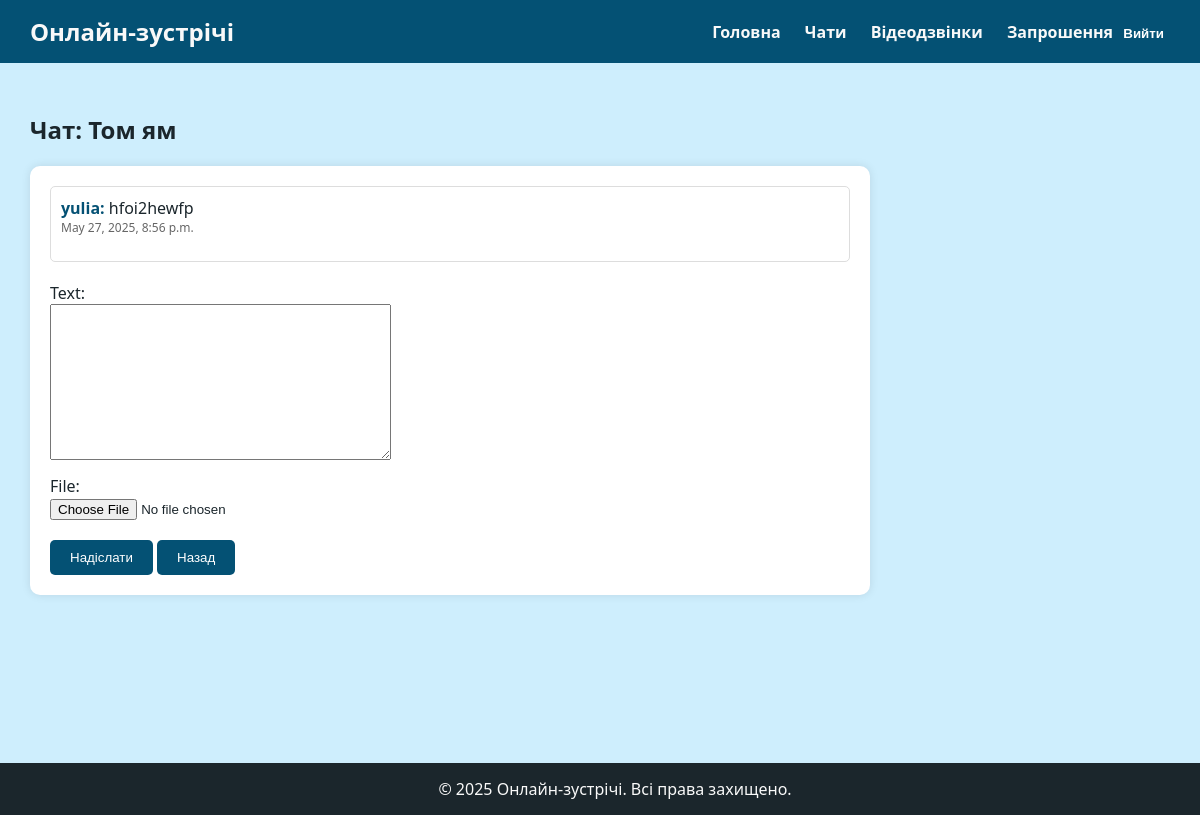
The page /chats/3/ (signed in) on the database as committed earlier.
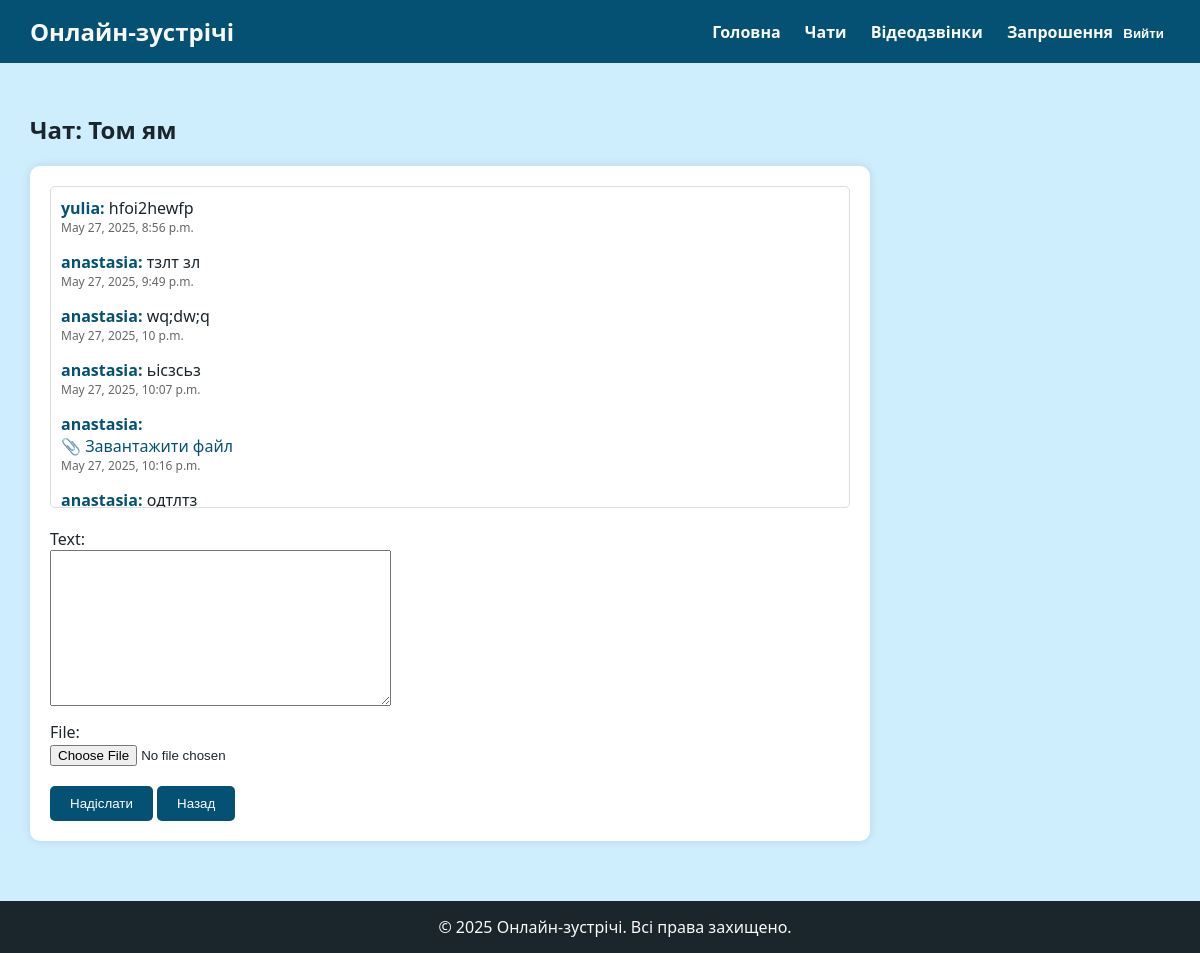
The same page on the database as committed later.
### Project/models/chatRoom.py (models this page shows)
class ChatRoom(models.Model):
    name = models.CharField(max_length=100)
    is_private = models.BooleanField(default=False)
    participants = models.ManyToManyField(User)

### Project/models/message.py (models this page shows)
class Message(models.Model):
    room = models.ForeignKey(ChatRoom, on_delete=models.CASCADE)
    sender = models.ForeignKey(User, on_delete=models.CASCADE)
    text = models.TextField()
    timestamp = models.DateTimeField(auto_now_add=True)
    file = models.FileField(upload_to="chat_files/", blank=True, null=True)

### Project/models/user.py (models this page shows)
class User(AbstractUser):
    avatar = models.ImageField(upload_to='avatars/', blank=True)

### Project/views/chat_view.py (the view)
# urls.py: path('chats/<int:room_id>/', chat_room, name='chat_room'),
@login_required
def chat_room(request, room_id):
    room = get_object_or_404(ChatRoom, pk=room_id)
    if request.user not in room.participants.all():
        return redirect('chat_list')
    messages = Message.objects.filter(room=room).order_by('timestamp')
    if request.method == 'POST':
        form = MessageForm(request.POST, request.FILES)
        if form.is_valid():
            message = form.save(commit=False)
            message.room = room
            message.sender = request.user
            message.save()
            return redirect('chat_room', room_id=room.id)
    else:
        form = MessageForm()
    return render(request, 'chat_room.html', {
        'room': room,
        'messages': messages,
        'form': form
    })

### Project/forms/chat_form.py (shortened to what this page needs)
class MessageForm(forms.ModelForm):
    class Meta:
        model = Message
        fields = ['text', 'file']
    def __init__(self, *args, **kwargs):
        super().__init__(*args, **kwargs)
        self.fields['text'].required = False
        self.fields['file'].required = False  # якщо теж не хочеш обов’язковим

### templates/chat_room.html (shortened to what this page needs)
{% extends 'base.html' %}
{% block content %}
<h2>Чат: {{ room.name }}</h2>
<div style="max-width: 800px; background: white; padding: 20px; border-radius: 10px; box-shadow: 0 0 10px rgba(0,0,0,0.1); margin-bottom: 30px;">
    <div style="max-height: 300px; overflow-y: auto; border: 1px solid #ddd; padding: 10px; border-radius: 5px; margin-bottom: 20px;">
        {% for message in messages %}
            <div style="margin-bottom: 15px;">
                <strong style="color: var(--primary);">{{ message.sender.username }}:</strong> {{ message.text }}
                {% if message.file %}
                    <div><a href="{{ message.file.url }}" download style="color: var(--primary); text-decoration: none;">📎 Завантажити файл</a></div>
                {% endif %}
                <div style="font-size: 12px; color: #666;">{{ message.timestamp }}</div>
            </div>
        {% empty %}
            <div style="font-style: italic;">Повідомлень ще немає.</div>
        {% endfor %}
    </div>
    <form method="post" enctype="multipart/form-data">
        <div style="margin-bottom: 10px;">
            {{ form.text.label_tag }}<br>
            {{ form.text }}
        </div>
        <div style="margin-bottom: 20px;">
            {{ form.file.label_tag }}<br>
            {{ form.file }}
        </div>
        <button type="submit" style="background-color: var(--primary); color: white; border: none; padding: 10px 20px; border-radius: 5px; cursor: pointer;">
            Надіслати
        </button>
        <button type="button" onclick="window.location.href='{% url 'chat_list' %}'"
    style="background-color: var(--primary); color: white; border: none; padding: 10px 20px; border-radius: 5px; cursor: pointer;">
    Назад
</button>
    </form>
</div>
{% endblock %}

### templates/base.html (shortened to what this page needs)
<!DOCTYPE html>
<html lang="uk">
<head>
</head>
<body>
    <header>
        <h1>Онлайн-зустрічі</h1>
        <nav>
            <a href="{% url 'home' %}">Головна</a>
            <a href="{% url 'chat_list' %}">Чати</a>
            <a href="{% url 'meeting' %}">Відеодзвінки</a>
            <a href="{% url 'invitations' %}">Запрошення</a>
            {% if user.is_authenticated %}
                <form method="post" action="{% url 'logout' %}" style="display:inline;">
                    <button type="submit" style="background:none; border:none; color:white; font-weight:bold; cursor:pointer;">
                        Вийти
                    </button>
                </form>
            {% else %}
                <a href="{% url 'login' %}">Увійти</a>
            {% endif %}
        </nav>
    </header>
    <main class="container">
        {% block content %}{% endblock %}
    </main>
    <footer>
        &copy; {{ year|default:"2025" }} Онлайн-зустрічі. Всі права захищено.
    </footer>
</body>
</html>

### templates/base.html (style rules this page uses)
:root { --light-blue: #ceeefd; --primary: #045174; --dark: #1b262c; --light: #f9f9f9; }
body { margin: 0; font-family: "Segoe UI", sans-serif; background-color: var(--light-blue); color: var(--dark); }
header { background-color: var(--primary); color: var(--light); padding: 15px 30px; display: flex; justify-content: space-between; align-items: center; }
header h1 { margin: 0; font-size: 24px; }
nav a { color: var(--light); text-decoration: none; margin-left: 20px; font-weight: bold; }
main { padding: 30px; min-height: 80vh; }
footer { background-color: var(--dark); color: var(--light); text-align: center; padding: 15px; position: relative; bottom: 0; width: 100%; }
.container { max-width: 1200px; margin: auto; }

Rows that differ between the two databases and show on the page:
added Message: sender.username "anastasia", text "тзлт зл", timestamp "May 27, 2025, 9:49 p.m."
added Message: sender.username "anastasia", text "wq;dw;q", timestamp "May 27, 2025, 10 p.m."
added Message: sender.username "anastasia", text "ьісзсьз", timestamp "May 27, 2025, 10:07 p.m."
added Message: sender.username "anastasia", timestamp "May 27, 2025, 10:16 p.m."
added Message: sender.username "anastasia", text "одтлтз"
